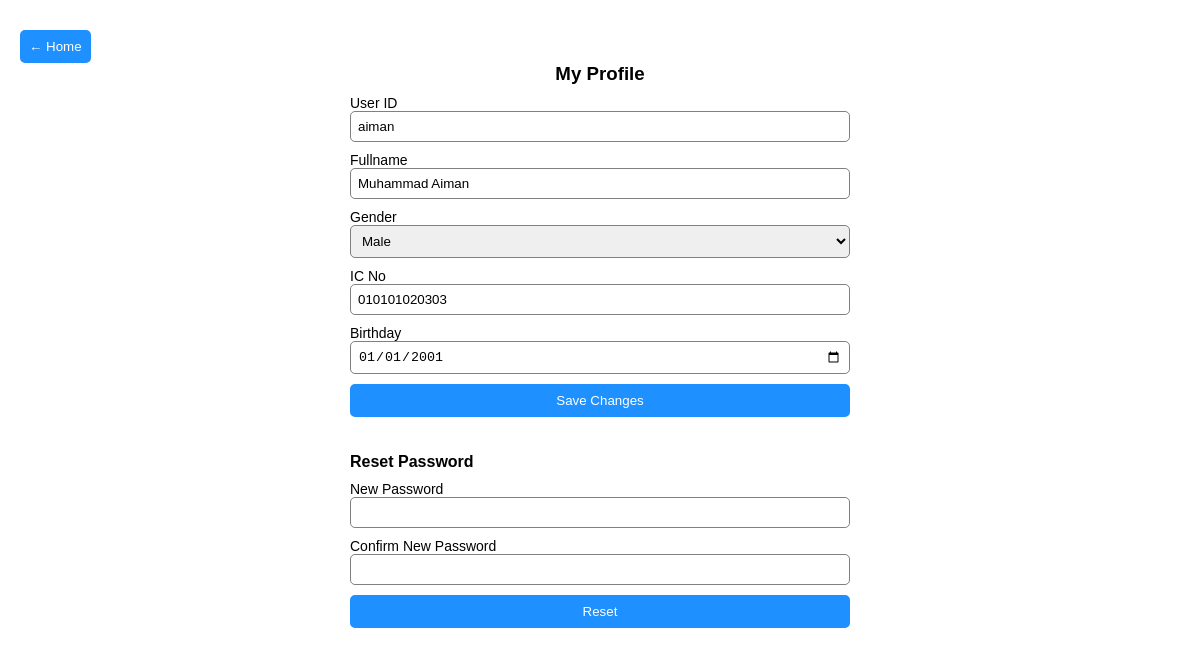
The app's page /my_profile.php (signed in) with its own data.
### tables this page shows
CREATE TABLE `user` (
  `rowid` bigint(20) NOT NULL,
  `userid` varchar(100) NOT NULL,
  `password` varchar(100) NOT NULL,
  `otp` varchar(100) DEFAULT NULL,
  `role` varchar(20) NOT NULL COMMENT 'teacher / student / heir',
  `fullname` varchar(255) DEFAULT '',
  `gender` varchar(10) DEFAULT NULL COMMENT 'male / female',
  `ic` varchar(12) DEFAULT NULL,
  `birthday` date DEFAULT NULL,
  `lastlog` datetime NOT NULL,
  `active` varchar(1) NOT NULL DEFAULT 'N' COMMENT 'Y=Yes, N=No'
);

### server/db.class.php (called while the page is built, shortened)
<?php
    class db {
        public $conn;
        private $hostname = "localhost";
        private $databasename = "educonnect";
        private $username = "root";
        private $password = "";
        function __construct($hostname = "", $databasename = "", $username = "", $password = "") {
            try {
                $this->hostname = $hostname != "" ? $hostname : $this->hostname;
                $this->databasename = $databasename != "" ? $databasename : $this->databasename;
                $this->password = $password != "" ? $password : $this->password;
                $this->conn = new PDO("mysql:host=$this->hostname; dbname=$this->databasename", $this->username, $this->password);
                $this->conn->exec("SET CHARACTER SET utf8");
            } catch (Exception $e) {
                $this->add_error_msg($e->getMessage());
            }
        }
        function sql_select($sql) {
            $return = [];
            try{
                $result = $this->conn->query($sql);
                if ($result !== false) {
                    $cols = $result->columnCount();
                    $count = 0;
                    foreach ($result as $row) {
                        $return[$count] = $this->sql_select_clearance($cols, $row);
                        $count++;
                    }
                } else {
                    throw new PDOException("[Error] Wrong SQL");
                }
            }
            catch(PDOException $e) {
                $this->sql_select_result = false;
                $this->sql_select_reason = $e->getMessage();
                $this->add_error_msg($e->getMessage());
                return [];
            }
            return $return;
        }
        function sql_select_clearance($length, $arr) {
            for($l = 0; $l < $length; $l++) {
                unset($arr[$l]);
            }
            return $arr;
        }
    }

### server/user.class.php (called while the page is built, shortened)
<?php
class user {
  public $userid = '';
  private $db;
  function __construct() {
    $this->db = new db();
  }
  function set_details($userid = '') {
    try {
      $this->userid = $userid != "" ? $userid : $this->userid;
      $data = $this->db->sql_select("SELECT * FROM user WHERE userid='$this->userid'");
      $this->fullname = $data[0]['fullname'];
      $this->ic = $data[0]['ic'];
      $this->birthday = $data[0]['birthday'];
      return true;
    } catch (Exception $e) {
      $this->add_error_msg($e->getMessage());
      return false;
    }
  }
  function is_login() {
    try {
      $this->userid = $_SESSION['userid'];
      return true;
    } catch (Exception $e) {
      $this->add_error_msg($e->getMessage());
      return false;
    }
  }
}

### my_profile.php (the view, shortened to what this page needs)
<?php
  include 'server/user.class.php';
  $user = new user();
  $user->set_details();
?>
<html>
<head>
  <link rel="stylesheet" href="css/setup.css">
</head>
<body>
  <div>
    <button onclick="page('index')">&#8592; Home</button>
    <div id="container">
      <h3 align="center">My Profile</h3>
      <label>User ID</label>
      <input id="input_userid" value="<?php print $user->userid; ?>" autocomplete="off">
      <label>Fullname</label>
      <input id="input_fullname" value="<?php print $user->fullname; ?>" autocomplete="off">
      <label>Gender</label>
      <select id="input_gender">
        <option value="male">Male</option>
      </select>
      <label>IC No</label>
      <input id="input_ic" maxlength="12" value="<?php print $user->ic; ?>" autocomplete="off">
      <label>Birthday</label>
      <input type="date" id="input_birthday" value="<?php print $user->birthday; ?>" autocomplete="off">
      <button onclick="update()">Save Changes</button>
      <br><br>
      <h4>Reset Password</h4>
      <label>New Password</label>
      <input type="password" id="input_password">
      <label>Confirm New Password</label>
      <input type="password" id="input_password_confirm">
      <button onclick="reset_password()">Reset</button>
    </div>
  </div>
</body>
</html>

### css/setup.css (style rules this page uses)
body { margin: 0px; font-family: Arial; }
h1, h2, h3, h4, h5, h6 { margin: 0px; }

### my_profile.php (style rules this page uses)
body > div { padding: 20px; }
button { padding: 7px; margin-top: 10px; border-radius: 5px; border: 2px solid dodgerblue; background: dodgerblue; color: white; }
label { font-size: 14px; margin-top: 10px; }
input, select { padding: 7px; border-radius: 5px; border: 1px solid gray; }
#container { display: flex; width: 500px; margin: auto; flex-direction: column; }

### records on screen
user: userid "aiman", fullname "Muhammad Aiman", ic "010101020303", birthday "01/01/2001"
